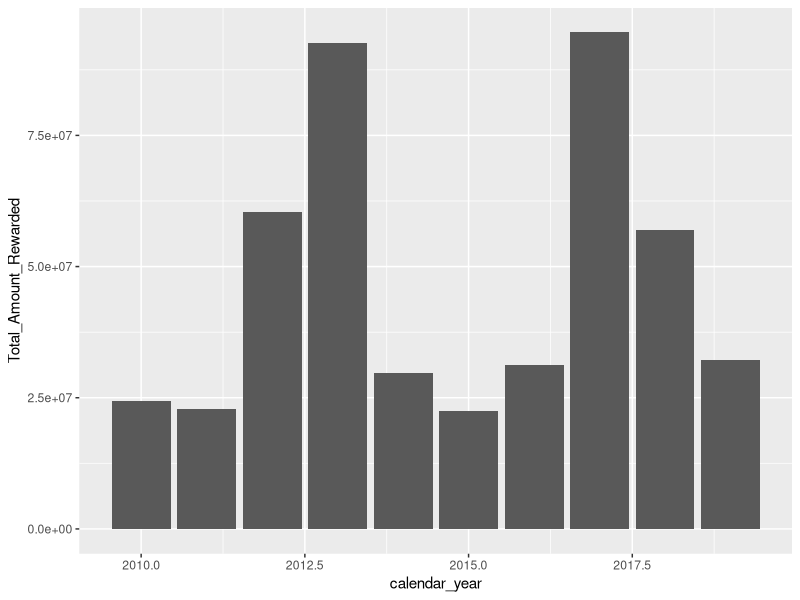

R code for this plot:
## ---- chunk 1
library("dplyr")
library("ggplot2")
## ---- chunk 2
chicagoMisconductPayouts <- read.csv(file = 'chicago_edited.csv')
head(chicagoMisconductPayouts)
## ---- chunk 3
payoutsWithYear <- subset(chicagoMisconductPayouts, select = c("calendar_year", "amount_awarded"))
head(payoutsWithYear)
## ---- chunk 4
summary <- payoutsWithYear %>%
  group_by(calendar_year) %>%
  summarise(Average_Amount_Rewarded = mean(amount_awarded),Total_Amount_Rewarded = sum(amount_awarded), Number_Of_Settlements = n())
summary
## ---- chunk 5
ggplot(data=summary, aes(x=calendar_year, y=Total_Amount_Rewarded)) + 
  geom_bar(stat = "identity")
